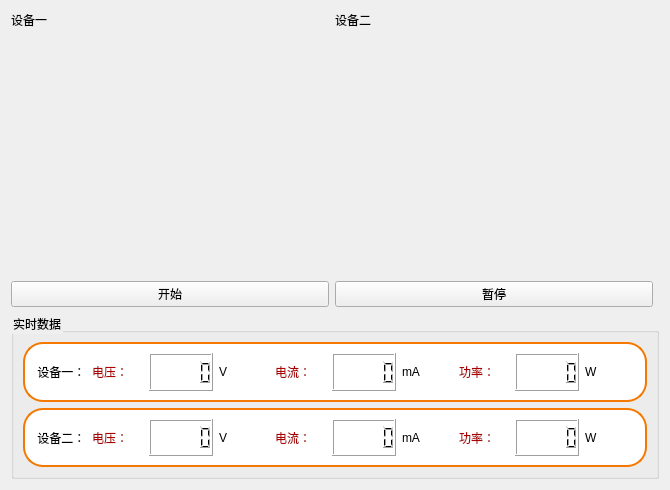
            <widget class="QWidget" name="page_11">
             <layout class="QGridLayout" name="gridLayout_15">
              <item row="0" column="0">
               <widget class="QLabel" name="label_41">
                <property name="sizePolicy">
                 <sizepolicy hsizetype="Preferred" vsizetype="Fixed">
                  <horstretch>0</horstretch>
                  <verstretch>0</verstretch>
                 </sizepolicy>
                </property>
                <property name="styleSheet">
                 <string notr="true">font: 16pt &quot;等线&quot;;
color: rgb(0, 0, 0);</string>
                </property>
                <property name="text">
                 <string>设备一</string>
                </property>
               </widget>
              </item>
              <item row="1" column="0">
               <widget class="QChartView" name="chart_1" native="true">
                <property name="sizePolicy">
                 <sizepolicy hsizetype="Expanding" vsizetype="Preferred">
                  <horstretch>0</horstretch>
                  <verstretch>0</verstretch>
                 </sizepolicy>
                </property>
                <property name="minimumSize">
                 <size>
                  <width>300</width>
                  <height>240</height>
                 </size>
                </property>
               </widget>
              </item>
              <item row="1" column="1">
               <widget class="QChartView" name="chart_2" native="true">
                <property name="sizePolicy">
                 <sizepolicy hsizetype="Expanding" vsizetype="Preferred">
                  <horstretch>0</horstretch>
                  <verstretch>0</verstretch>
                 </sizepolicy>
                </property>
                <property name="minimumSize">
                 <size>
                  <width>300</width>
                  <height>240</height>
                 </size>
                </property>
               </widget>
              </item>
              <item row="0" column="1">
               <widget class="QLabel" name="label_42">
                <property name="sizePolicy">
                 <sizepolicy hsizetype="Preferred" vsizetype="Fixed">
                  <horstretch>0</horstretch>
                  <verstretch>0</verstretch>
                 </sizepolicy>
                </property>
                <property name="styleSheet">
                 <string notr="true">font: 16pt &quot;等线&quot;;
color: rgb(0, 0, 0);</string>
                </property>
                <property name="text">
                 <string>设备二</string>
                </property>
               </widget>
              </item>
              <item row="4" column="0" colspan="3">
               <widget class="QGroupBox" name="groupBox_4">
                <property name="sizePolicy">
                 <sizepolicy hsizetype="Preferred" vsizetype="Preferred">
                  <horstretch>0</horstretch>
                  <verstretch>0</verstretch>
                 </sizepolicy>
                </property>
                <property name="minimumSize">
                 <size>
                  <width>648</width>
                  <height>166</height>
                 </size>
                </property>
                <property name="maximumSize">
                 <size>
                  <width>16777215</width>
                  <height>300</height>
                 </size>
                </property>
                <property name="styleSheet">
                 <string notr="true">font: 16pt &quot;等线&quot;;
color: rgb(0, 0, 0);</string>
                </property>
                <property name="title">
                 <string>实时数据</string>
                </property>
                <layout class="QGridLayout" name="gridLayout_14">
                 <item row="1" column="0">
                  <widget class="QFrame" name="frame_10">
                   <property name="styleSheet">
                    <string notr="true">QFrame#frame_10{
	
	background-color: rgb(255, 255, 255);
    border:2px solid rgb(245, 121, 0);
    border-radius:20px;
}

QLabel#label_35{	
	font: 12pt &quot;黑体&quot;;
color: rgb(170, 0, 0)
}
QLabel#label_34{	
	font: 14pt &quot;黑体&quot;;
color: rgb(0, 0, 0);
}
QLabel#label_37{	
	font: 12pt &quot;黑体&quot;;
color: rgb(170, 0, 0)
}
QLabel#label_39{	
	font: 12pt &quot;黑体&quot;;
color: rgb(170, 0, 0)
}
QLabel#label_36{	
	font: 16pt &quot;黑体&quot;;
color: rgb(0, 0, 0);
}
QLabel#label_38{	
	font: 16pt &quot;黑体&quot;;
color: rgb(0, 0, 0);
}
QLabel#label_40{	
	font: 16pt &quot;黑体&quot;;
color: rgb(0, 0, 0);
}</string>
                   </property>
                   <property name="frameShape">
                    <enum>QFrame::StyledPanel</enum>
                   </property>
                   <property name="frameShadow">
                    <enum>QFrame::Raised</enum>
                   </property>
                   <layout class="QHBoxLayout" name="horizontalLayout_10">
                    <item>
                     <widget class="QLabel" name="label_34">
                      <property name="styleSheet">
                       <string notr="true"/>
                      </property>
                      <property name="text">
                       <string> 设备二：</string>
                      </property>
                     </widget>
                    </item>
                    <item>
                     <widget class="QLabel" name="label_35">
                      <property name="text">
                       <string>电压：</string>
                      </property>
                     </widget>
                    </item>
                    <item>
                     <widget class="QLCDNumber" name="lcdNumber_10"/>
                    </item>
                    <item>
                     <widget class="QLabel" name="label_36">
                      <property name="text">
                       <string>V</string>
                      </property>
                     </widget>
                    </item>
                    <item>
                     <widget class="QLabel" name="label_37">
                      <property name="text">
                       <string>电流：</string>
                      </property>
                     </widget>
                    </item>
                    <item>
                     <widget class="QLCDNumber" name="lcdNumber_11"/>
                    </item>
                    <item>
                     <widget class="QLabel" name="label_38">
                      <property name="text">
                       <string>mA</string>
                      </property>
                     </widget>
                    </item>
                    <item>
                     <widget class="QLabel" name="label_39">
                      <property name="text">
                       <string>功率：</string>
                      </property>
                     </widget>
                    </item>
                    <item>
                     <widget class="QLCDNumber" name="lcdNumber_12"/>
                    </item>
                    <item>
                     <widget class="QLabel" name="label_40">
                      <property name="text">
                       <string>W</string>
                      </property>
                     </widget>
                    </item>
                   </layout>
                  </widget>
                 </item>
                 <item row="0" column="0">
                  <widget class="QFrame" name="frame_9">
                   <property name="styleSheet">
                    <string notr="true">QFrame#frame_9{
	background-color: rgb(255, 255, 255);
	border:2px solid rgb(245, 121, 0);
    border-radius:20px;
}

QLabel#label_22{	
	font: 12pt &quot;黑体&quot;;
	color: rgb(170, 0, 0);
}
QLabel#label_21{	
	font: 14pt &quot;黑体&quot;;
	color: rgb(0, 0, 0);
	
}
QLabel#label_30{	
	font: 12pt &quot;黑体&quot;;
color: rgb(170, 0, 0);
}
QLabel#label_32{	
	font: 12pt &quot;黑体&quot;;
color: rgb(170, 0, 0);
}
QLabel#label_33{	
	font: 16pt &quot;黑体&quot;;
color: rgb(0, 0, 0);
}
QLabel#label_29{	
	font: 16pt &quot;黑体&quot;;
color: rgb(0, 0, 0);
}
QLabel#label_31{	
	font: 16pt &quot;黑体&quot;;
color: rgb(0, 0, 0);
}</string>
                   </property>
                   <property name="frameShape">
                    <enum>QFrame::StyledPanel</enum>
                   </property>
                   <property name="frameShadow">
                    <enum>QFrame::Raised</enum>
                   </property>
                   <layout class="QHBoxLayout" name="horizontalLayout_9">
                    <item>
                     <widget class="QLabel" name="label_21">
                      <property name="styleSheet">
                       <string notr="true"/>
                      </property>
                      <property name="text">
                       <string> 设备一：</string>
                      </property>
                     </widget>
                    </item>
                    <item>
                     <widget class="QLabel" name="label_22">
                      <property name="text">
                       <string>电压：</string>
                      </property>
                     </widget>
                    </item>
                    <item>
                     <widget class="QLCDNumber" name="lcdNumber_7"/>
                    </item>
                    <item>
                     <widget class="QLabel" name="label_29">
                      <property name="text">
                       <string>V</string>
                      </property>
                     </widget>
                    </item>
                    <item>
                     <widget class="QLabel" name="label_30">
                      <property name="text">
                       <string>电流：</string>
                      </property>
                     </widget>
                    </item>
                    <item>
                     <widget class="QLCDNumber" name="lcdNumber_8"/>
                    </item>
                    <item>
                     <widget class="QLabel" name="label_31">
                      <property name="text">
                       <string>mA</string>
                      </property>
                     </widget>
                    </item>
                    <item>
                     <widget class="QLabel" name="label_32">
                      <property name="text">
                       <string>功率：</string>
                      </property>
                     </widget>
                    </item>
                    <item>
                     <widget class="QLCDNumber" name="lcdNumber_9"/>
                    </item>
                    <item>
                     <widget class="QLabel" name="label_33">
                      <property name="text">
                       <string>W</string>
                      </property>
                     </widget>
                    </item>
                   </layout>
                  </widget>
                 </item>
                </layout>
               </widget>
              </item>
              <item row="3" column="0">
               <widget class="QPushButton" name="stabtn">
                <property name="text">
                 <string>开始</string>
                </property>
               </widget>
              </item>
              <item row="3" column="1">
               <widget class="QPushButton" name="stobtn">
                <property name="text">
                 <string>暂停</string>
                </property>
               </widget>
              </item>
             </layout>
            </widget>
